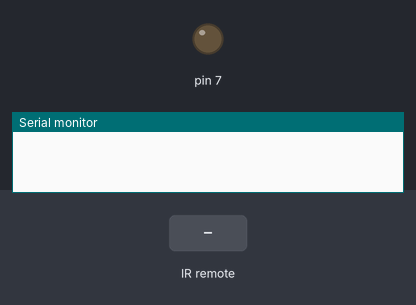
The sketch below on a simulated Arduino Uno, built with avr-gcc and run on an emulated ATmega328P. Parts: output pins drawn as LEDs (lit = HIGH), the last lines printed to the serial monitor. Inputs (shaded band) come from the test bench.

Above: at 1.2 s.
1.3 s: infrared code 0xC1AA0DF2 received
At 2.4 s:
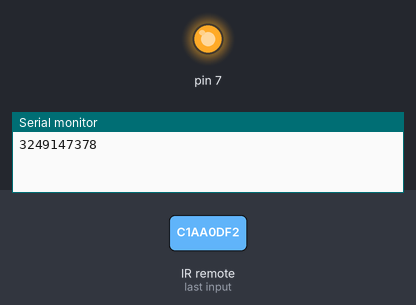
2.8 s: infrared code 0xC1AA4DB2 received
At 3.6 s:
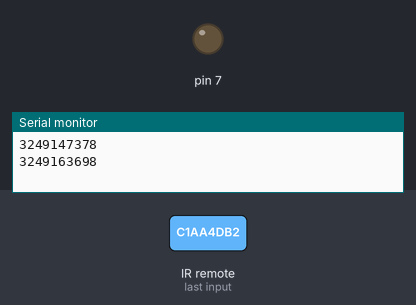
Timing chart, 0 to 5.8 s (numbered marks = the images above; inputs shaded):
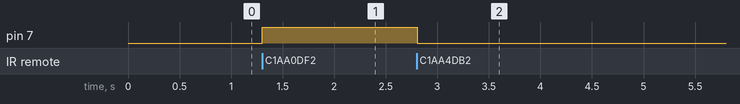

Measured:
- after the input at 1.3 s, pin 7: LOW → HIGH at once
- after the input at 2.8 s, pin 7: HIGH → LOW at once

The sketch:

IRrecvDemo.ino
```cpp
// (licence header left out)
#include <IRremote.h>

int RECV_PIN = 11;

IRrecv irrecv(RECV_PIN);

decode_results results;

void setup()
{
  Serial.begin(9600);
  pinMode(7, OUTPUT);
  irrecv.enableIRIn();
}

void loop() {
  if (irrecv.decode(&results)) {
    Serial.println(results.value, DEC);

    if(results.value == 3249147378)
      digitalWrite(7, HIGH);
    else if(results.value == 3249163698)
      digitalWrite(7, LOW);

    irrecv.resume();
  }
  delay(100);
}
```
